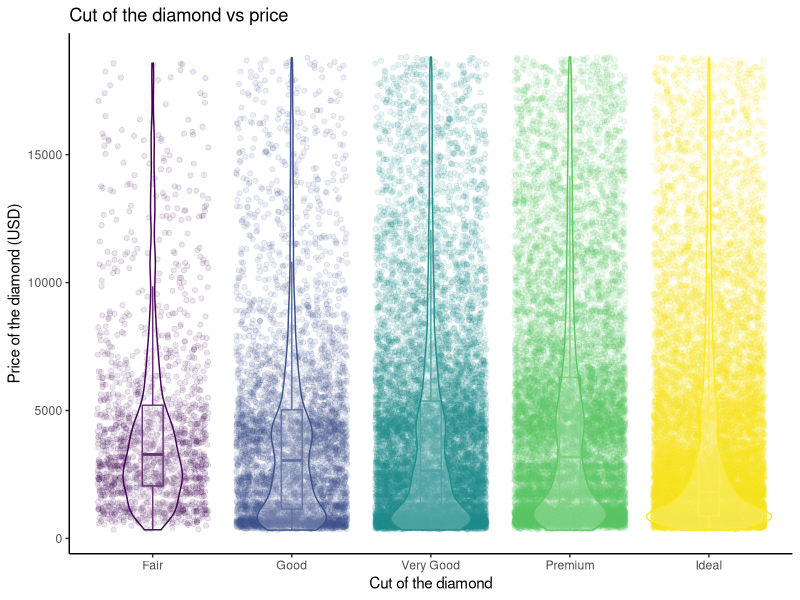

Recreate this plot in R.
# Combining both boxplot and violin plots in one.

library(tidyverse)
diamonds_df <- diamonds

diamonds_df %>% 
  ggplot(aes(x = cut, y = price, color = cut)) +
  geom_point(position = "jitter", alpha = 0.1)+
  geom_boxplot(alpha = 0, width = 0.15) +
  geom_violin(alpha = 0.2) +
  theme_classic() +
  theme(legend.position = "none") +
  labs(x = "Cut of the diamond",
       y = "Price of the diamond (USD)",
       title = "Cut of the diamond vs price")
